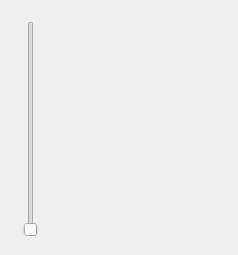
<?xml version="1.0" encoding="UTF-8"?>
<ui version="4.0">
 <class>slicer</class>
 <widget class="QWidget" name="slicer">
  <property name="geometry">
   <rect>
    <x>0</x>
    <y>0</y>
    <width>238</width>
    <height>255</height>
   </rect>
  </property>
  <property name="windowTitle">
   <string>slicer</string>
  </property>
  <widget class="QWidget" name="verticalLayoutWidget">
   <property name="geometry">
    <rect>
     <x>12</x>
     <y>10</y>
     <width>215</width>
     <height>238</height>
    </rect>
   </property>
   <layout class="QVBoxLayout" name="sliderset">
    <item>
     <widget class="QSlider" name="slicecount">
      <property name="maximum">
       <number>500</number>
      </property>
      <property name="orientation">
       <enum>Qt::Vertical</enum>
      </property>
     </widget>
    </item>
   </layout>
  </widget>
 </widget>
 <layoutdefault spacing="6" margin="11"/>
 <resources/>
 <connections/>
</ui>
